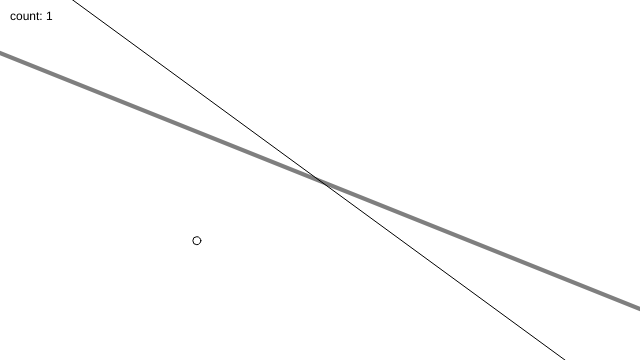
Frame 1 (no input)
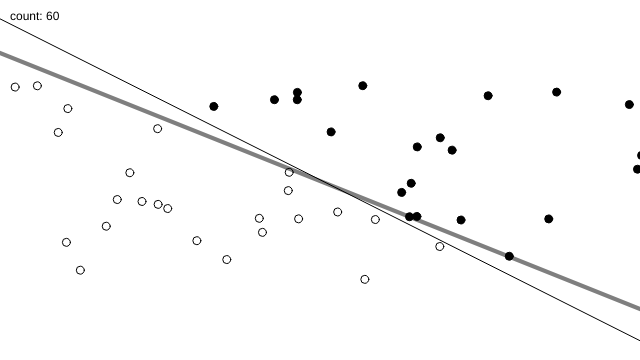
Frame 60 (no input)
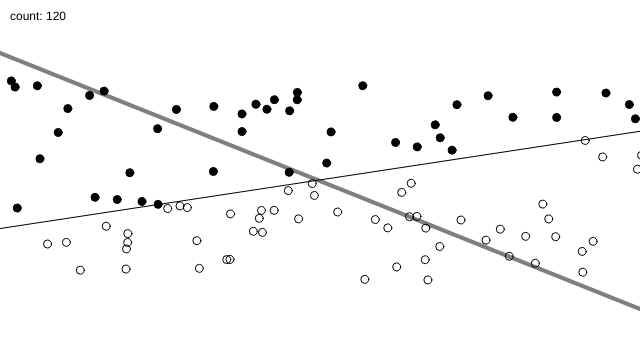
Frame 120 (the mouse pressed at the canvas centre since frame 60)

The p5.js sketch that drew these frames (run headless with seeded random() and noise() and a simulated clock; from frame 60 on, the mouse is pressed at the canvas centre):

// p5.js sketch
// ── sketch.js
let training = Array(2000).fill();
let ptron;
let count = 0;

let xMin = -400;
let yMin = -100;
let xMax = 400;
let yMax = 100;

function f(x) {
  return 0.4 * x + 1;
}

function setup() {
  createCanvas(640, 360);

  ptron = new Perceptron(3, 0.01);

  training = training.map(() => {
    let x = random(xMin, xMax);
    let y = random(yMin, yMax);
    let answer = y < f(x) ? -1 : 1;

    return new Trainer(x, y, answer);
  });
}

function draw() {
  background(255);

  push();
  translate(width / 2, height / 2);

  stroke(127);
  strokeWeight(4);
  let x1 = xMin;
  let y1 = f(x1);
  let x2 = xMax;
  let y2 = f(x2);
  line(x1, y1, x2, y2);

  stroke(0);
  strokeWeight(1);
  let weights = ptron.getWeights();
  x1 = xMin;
  y1 = (-weights[2] - weights[0] * x1) / weights[1];
  x2 = xMax;
  y2 = (-weights[2] - weights[0] * x2) / weights[1];
  line(x1, y1, x2, y2);

  ptron.train(training[count].inputs, training[count].answer);
  count = (count + 1) % training.length;

  Array(count)
    .fill()
    .forEach((_, i) => {
      stroke(0);
      strokeWeight(1);
      let guess = ptron.feedForward(training[i].inputs);
      if (guess > 0) noFill();
      else fill(0);
      ellipse(training[i].inputs[0], training[i].inputs[1], 8, 8);
    });
  pop();

  noStroke();
  fill(0);
  text(`count: ${count}`, 10, 20);
}

// ── perceptron.js
class Perceptron {
  constructor(n, c) {
    this.weights = Array(n)
      .fill()
      .map(() => random(-1, 1));

    this.c = c;
  }

  train(inputs, desired) {
    let guess = this.feedForward(inputs);
    let error = desired - guess;

    this.weights = this.weights.map((w, i) => w + this.c * error * inputs[i]);
  }

  feedForward(inputs) {
    let sum = this.weights.reduce((s, w, i) => s + inputs[i] * w, 0);

    return this.activate(sum);
  }

  activate(sum) {
    return sum > 0 ? 1 : -1;
  }

  getWeights() {
    return this.weights;
  }
}

// ── trainer.js
class Trainer {
  constructor(x, y, a) {
    this.inputs = [x, y, 1];
    this.answer = a;
  }
}
